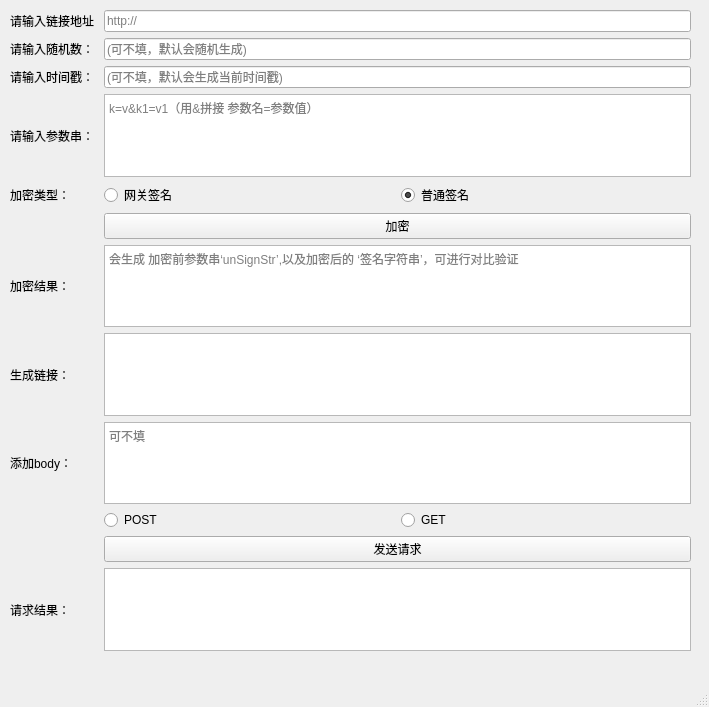
<?xml version="1.0" encoding="UTF-8"?>
<ui version="4.0">
 <class>MainWindow</class>
 <widget class="QMainWindow" name="MainWindow">
  <property name="geometry">
   <rect>
    <x>0</x>
    <y>0</y>
    <width>709</width>
    <height>707</height>
   </rect>
  </property>
  <property name="windowTitle">
   <string>MainWindow</string>
  </property>
  <widget class="QWidget" name="centralwidget">
   <widget class="QWidget" name="gridLayoutWidget">
    <property name="geometry">
     <rect>
      <x>10</x>
      <y>10</y>
      <width>681</width>
      <height>641</height>
     </rect>
    </property>
    <layout class="QGridLayout" name="gridLayout">
     <item row="11" column="2">
      <widget class="QRadioButton" name="radioButton_2">
       <property name="text">
        <string>GET</string>
       </property>
      </widget>
     </item>
     <item row="11" column="1">
      <widget class="QRadioButton" name="radioButton">
       <property name="text">
        <string>POST</string>
       </property>
       <property name="checked">
        <bool>false</bool>
       </property>
      </widget>
     </item>
     <item row="9" column="1" colspan="2">
      <widget class="QTextEdit" name="textEdit_3"/>
     </item>
     <item row="4" column="1" colspan="2">
      <widget class="QLineEdit" name="timestemp_text">
       <property name="placeholderText">
        <string>(可不填，默认会生成当前时间戳)</string>
       </property>
      </widget>
     </item>
     <item row="10" column="1" colspan="2">
      <widget class="QTextEdit" name="textEdit_5">
       <property name="placeholderText">
        <string>可不填</string>
       </property>
      </widget>
     </item>
     <item row="10" column="0">
      <widget class="QLabel" name="label_7">
       <property name="text">
        <string>添加body：</string>
       </property>
      </widget>
     </item>
     <item row="8" column="1" colspan="2">
      <widget class="QTextEdit" name="textEdit_2">
       <property name="placeholderText">
        <string>会生成 加密前参数串‘unSignStr’,以及加密后的 ‘签名字符串’，可进行对比验证</string>
       </property>
      </widget>
     </item>
     <item row="4" column="0">
      <widget class="QLabel" name="label_8">
       <property name="text">
        <string>请输入时间戳：</string>
       </property>
      </widget>
     </item>
     <item row="14" column="1" colspan="2">
      <widget class="QTextEdit" name="textEdit_4">
       <property name="maximumSize">
        <size>
         <width>16777215</width>
         <height>12100</height>
        </size>
       </property>
      </widget>
     </item>
     <item row="14" column="0">
      <widget class="QLabel" name="label_6">
       <property name="text">
        <string>请求结果：</string>
       </property>
      </widget>
     </item>
     <item row="5" column="1" colspan="2">
      <widget class="QTextEdit" name="textEdit">
       <property name="html">
        <string>&lt;!DOCTYPE HTML PUBLIC &quot;-//W3C//DTD HTML 4.0//EN&quot; &quot;http://www.w3.org/TR/REC-html40/strict.dtd&quot;&gt;
&lt;html&gt;&lt;head&gt;&lt;meta name=&quot;qrichtext&quot; content=&quot;1&quot; /&gt;&lt;style type=&quot;text/css&quot;&gt;
p, li { white-space: pre-wrap; }
&lt;/style&gt;&lt;/head&gt;&lt;body style=&quot; font-family:'SimSun'; font-size:9pt; font-weight:400; font-style:normal;&quot;&gt;
&lt;p style=&quot;-qt-paragraph-type:empty; margin-top:0px; margin-bottom:0px; margin-left:0px; margin-right:0px; -qt-block-indent:0; text-indent:0px;&quot;&gt;&lt;br /&gt;&lt;/p&gt;&lt;/body&gt;&lt;/html&gt;</string>
       </property>
       <property name="placeholderText">
        <string>k=v&amp;k1=v1（用&amp;拼接 参数名=参数值）</string>
       </property>
      </widget>
     </item>
     <item row="2" column="1" colspan="2">
      <widget class="QLineEdit" name="lineEdit">
       <property name="placeholderText">
        <string>http://</string>
       </property>
      </widget>
     </item>
     <item row="13" column="1" colspan="2">
      <widget class="QPushButton" name="pushButton_2">
       <property name="text">
        <string>发送请求</string>
       </property>
      </widget>
     </item>
     <item row="2" column="0">
      <widget class="QLabel" name="label">
       <property name="maximumSize">
        <size>
         <width>88</width>
         <height>16777</height>
        </size>
       </property>
       <property name="text">
        <string>请输入链接地址：</string>
       </property>
      </widget>
     </item>
     <item row="3" column="1" colspan="2">
      <widget class="QLineEdit" name="lineEdit_2">
       <property name="placeholderText">
        <string>(可不填，默认会随机生成)</string>
       </property>
      </widget>
     </item>
     <item row="5" column="0">
      <widget class="QLabel" name="label_3">
       <property name="text">
        <string>请输入参数串：</string>
       </property>
      </widget>
     </item>
     <item row="8" column="0">
      <widget class="QLabel" name="label_4">
       <property name="text">
        <string>加密结果：</string>
       </property>
      </widget>
     </item>
     <item row="7" column="1" colspan="2">
      <widget class="QPushButton" name="pushButton">
       <property name="text">
        <string>加密</string>
       </property>
      </widget>
     </item>
     <item row="9" column="0">
      <widget class="QLabel" name="label_5">
       <property name="text">
        <string>生成链接：</string>
       </property>
      </widget>
     </item>
     <item row="3" column="0">
      <widget class="QLabel" name="label_2">
       <property name="text">
        <string>请输入随机数：</string>
       </property>
      </widget>
     </item>
     <item row="6" column="0">
      <widget class="QLabel" name="label_9">
       <property name="text">
        <string>加密类型：</string>
       </property>
      </widget>
     </item>
     <item row="6" column="1">
      <widget class="QRadioButton" name="radio_signType">
       <property name="text">
        <string>网关签名</string>
       </property>
       <property name="checked">
        <bool>false</bool>
       </property>
      </widget>
     </item>
     <item row="6" column="2">
      <widget class="QRadioButton" name="radio_signType2">
       <property name="text">
        <string>普通签名</string>
       </property>
       <property name="checked">
        <bool>true</bool>
       </property>
      </widget>
     </item>
    </layout>
   </widget>
  </widget>
  <widget class="QMenuBar" name="menubar">
   <property name="geometry">
    <rect>
     <x>0</x>
     <y>0</y>
     <width>709</width>
     <height>23</height>
    </rect>
   </property>
  </widget>
  <widget class="QStatusBar" name="statusbar"/>
 </widget>
 <resources/>
 <connections/>
</ui>
